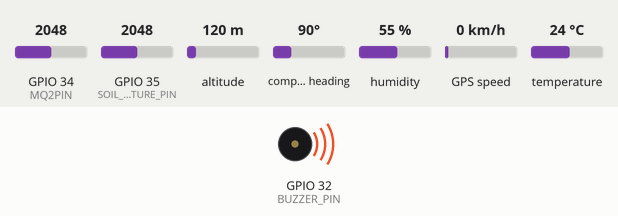
A sketch run on a simulated ESP32. Parts: buzzer (waves = sounding, pin HIGH). Inputs (shaded band) come from the test bench; at power-on: GPIO 34 (MQ2PIN) = 2048, temperature 24 °C, GPIO 35 (SOIL_MOISTURE_PIN) = 2048, altitude 120 m, compass heading 90°, humidity 55 %, GPS speed 0 km/h. WiFi joins after 1.5 s; servers stay silent unless stated; uploads are accepted with an empty reply; the GPS gets a fix after 3 s at 37.7749, -122.4194 with 8 satellites; what the sketch prints to the serial monitor is not drawn.

Above: at 3.2 s.
3.3 s: GPIO 34 (MQ2PIN) set to 660
At 8.0 s:
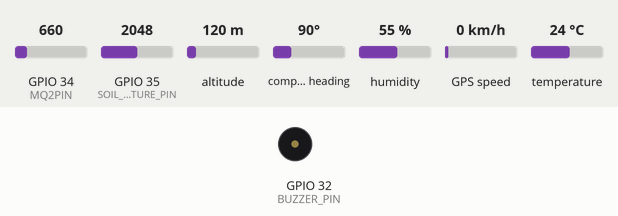
10.5 s: temperature set to 39.6 °C
17.7 s: temperature set to 40.6 °C
At 20.0 s:
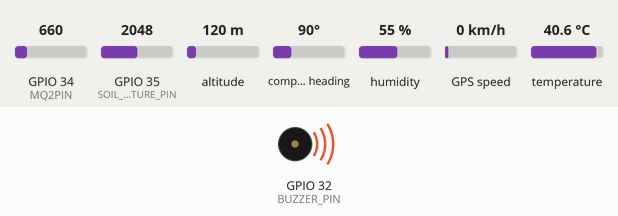
31.7 s: temperature set to 12 °C
At 31.7 s:
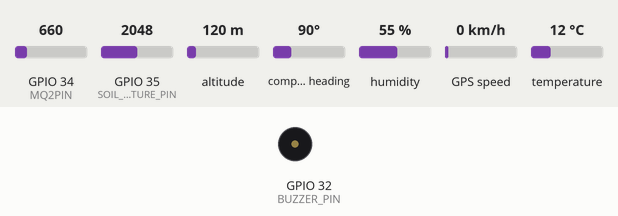
38.9 s: temperature set to 41 °C
At 40.9 s:
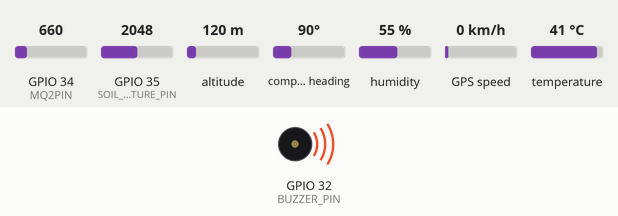
Timing chart, 0 to 53.6 s (numbered marks = the images above; inputs shaded):
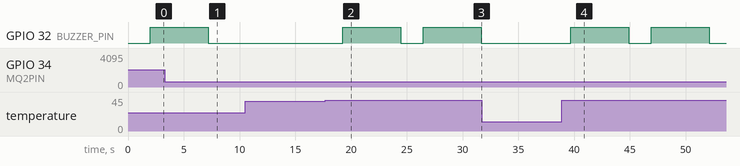

The sketch:

code_esp.ino
```cpp
#include <WiFi.h>
#include <HTTPClient.h>
#include <DHT.h>
#include <TinyGPS++.h>
#include <HardwareSerial.h>

// Définition des broches des capteurs
#define DHTPIN 4
#define DHTTYPE DHT22
#define MQ2PIN 34
#define SOIL_MOISTURE_PIN 35
#define BUZZER_PIN 32

// Initialisation des capteurs
DHT dht(DHTPIN, DHTTYPE);
TinyGPSPlus gps;
HardwareSerial gpsSerial(1);

// Connexion WiFi
const char* ssid = "VOTRE_SSID";
const char* password = "VOTRE_MOT_DE_PASSE";
const char* serverUrl = "http://votre-serveur.com/data";

void setup() {
    Serial.begin(115200);
    dht.begin();
    pinMode(MQ2PIN, INPUT);
    pinMode(SOIL_MOISTURE_PIN, INPUT);
    pinMode(BUZZER_PIN, OUTPUT);
    gpsSerial.begin(9600, SERIAL_8N1, 16, 17);

    // Connexion WiFi
    WiFi.begin(ssid, password);
    while (WiFi.status() != WL_CONNECTED) {
        delay(1000);
        Serial.println("Connexion WiFi en cours...");
    }
    Serial.println("Connecté au WiFi");
}

void loop() {
    float temperature = dht.readTemperature();
    float humidity = dht.readHumidity();
    int smokeLevel = analogRead(MQ2PIN);
    int soilMoisture = analogRead(SOIL_MOISTURE_PIN);
    double latitude = 0.0, longitude = 0.0;

    if (gpsSerial.available()) {
        gps.encode(gpsSerial.read());
        if (gps.location.isUpdated()) {
            latitude = gps.location.lat();
            longitude = gps.location.lng();
        }
    }

    Serial.printf("Température: %.2f°C | Humidité: %.2f%% | Fumée: %d | Humidité sol: %d\n",
                  temperature, humidity, smokeLevel, soilMoisture);

    // Détection de risque d'incendie
    if (temperature > 40 || smokeLevel > 700) {
        Serial.println("🔥 Risque d'incendie détecté ! Alerte envoyée. 🚨");
        digitalWrite(BUZZER_PIN, HIGH);
        sendAlert(temperature, humidity, smokeLevel, soilMoisture, latitude, longitude);
        delay(5000);
        digitalWrite(BUZZER_PIN, LOW);
    }
    delay(2000);
}

void sendAlert(float temp, float hum, int smoke, int soil, double lat, double lon) {
    if (WiFi.status() == WL_CONNECTED) {
        HTTPClient http;
        http.begin(serverUrl);
        http.addHeader("Content-Type", "application/json");

        String jsonPayload = "{";
        jsonPayload += "\"temperature\":" + String(temp) + ",";
        jsonPayload += "\"humidity\":" + String(hum) + ",";
        jsonPayload += "\"smoke\":" + String(smoke) + ",";
        jsonPayload += "\"soilMoisture\":" + String(soil) + ",";
        jsonPayload += "\"latitude\":" + String(lat, 6) + ",";
        jsonPayload += "\"longitude\":" + String(lon, 6) + "}";

        int httpResponseCode = http.POST(jsonPayload);
        if (httpResponseCode > 0) {
            Serial.printf("Réponse du serveur: %d\n", httpResponseCode);
        } else {
            Serial.println("Erreur d'envoi des données");
        }
        http.end();
    }
}
```

Measured:
- the behaviour switches between 40 and 40.1 °C on temperature (found by bisection; images 1 and 2)
- after the input at 3.3 s, GPIO 32 (BUZZER_PIN): goes on until 7.2 s, then stays LOW
- after the input at 10.5 s, every drawn part: stays the same
- after the input at 17.7 s, GPIO 32 (BUZZER_PIN): alternates HIGH for 5.2 s and LOW for 2.0 s, starting after 1.6 s
- after the input at 31.7 s, GPIO 32 (BUZZER_PIN): stays LOW (without the input it goes to HIGH after 2.0 s)
- after the input at 38.9 s, GPIO 32 (BUZZER_PIN): alternates HIGH for 5.2 s and LOW for 2.0 s, starting after 0.81 s
